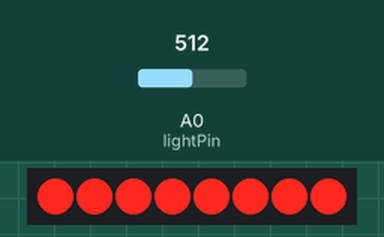
Simulated run of this sketch. Board: Arduino Uno, built with avr-gcc and run on an emulated ATmega328P. On the bench: 8 shift-register outputs drawn as a row of LEDs (first output left, lit = HIGH). Wiring (inferred from the names in the program): shift register (74HC595): data pin 8; shift clock pin 12; latch pin 11. Wiring (inferred from the signals the program sends): row of LEDs: on Q0, Q1, Q2, Q3, Q4, Q5, Q6, Q7. The test bench sets the inputs (shaded band); at power-on: A0 (lightPin) = 512.

Above: at 1.3 s.
1.4 s: A0 (lightPin) set to 472
2.9 s: A0 (lightPin) set to 441
At 3.9 s:
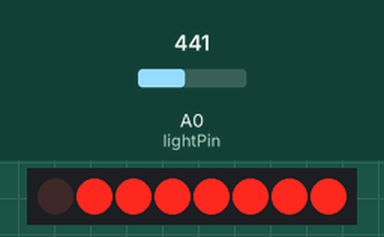
4.5 s: A0 (lightPin) set to 306
At 5.0 s:
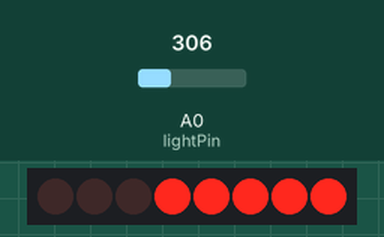
6.0 s: A0 (lightPin) set to 277
At 7.2 s:
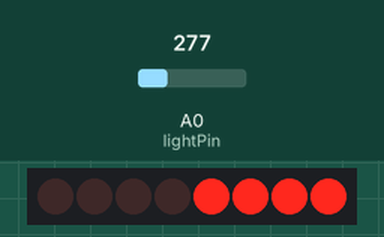
7.5 s: A0 (lightPin) set to 122
At 8.6 s:
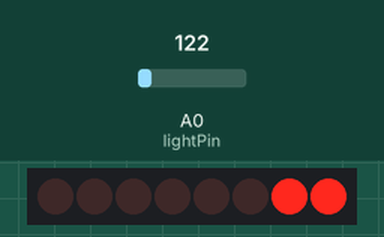
9.0 s: A0 (lightPin) set to 104
At 9.7 s:
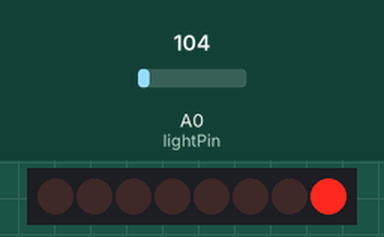
Timing chart, 0 to 11.5 s (numbered marks = the images above; inputs shaded):
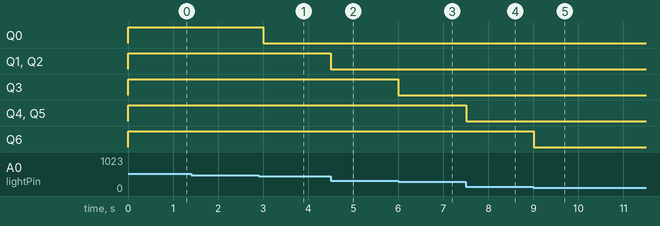

Measured:
- the behaviour switches between 456 and 455 on A0 (lightPin) (found by bisection; images 0 and 1)
- the behaviour switches between 285 and 284 on A0 (lightPin) (found by bisection; images 2 and 3)
- the behaviour switches between 114 and 113 on A0 (lightPin) (found by bisection; images 4 and 5)
- after the input at 1.4 s, every drawn part: stays the same
- after the input at 2.9 s, Q0: HIGH → LOW after 0.10 s
- after the input at 4.5 s, Q1, Q2: HIGH → LOW at once
- after the input at 6.0 s, Q3: HIGH → LOW at once
- after the input at 7.5 s, Q4, Q5: HIGH → LOW at once
- after the input at 9.0 s, Q6: HIGH → LOW at once

The sketch:

Lesson_9_Photoresistor.ino
```cpp
/***********************************************************
File name: Lesson_9_Photoresistor.ino
Description: measure light intensity using an Analog Input
             and use the level of light to control the
             number of LEDs to be lit.
Website: www.uctronics.com
E-mail: sales@uctronics.com
Author: Lee
Date: 2017/06/12
***********************************************************/
int lightPin = 0;
//Pin connected to ST_CP of 74HC595
int latchPin = 11;
//Pin connected to SH_CP of 74HC595
int clockPin = 12;
////Pin connected to DS of 74HC595
int dataPin = 8;

int leds = 0;

void setup()
{
  pinMode(latchPin, OUTPUT);
  pinMode(dataPin, OUTPUT);
  pinMode(clockPin, OUTPUT);
  pinMode(lightPin, INPUT);
}
void updateShiftRegister()
{
   digitalWrite(latchPin, LOW);
   shiftOut(dataPin, clockPin, LSBFIRST, leds);
   digitalWrite(latchPin, HIGH);
}
void loop()
{
  int reading  = analogRead(lightPin);
  int numLEDSLit = reading / 57;  //1023 / 9 / 2
  if (numLEDSLit > 8) numLEDSLit = 8;
  leds = 0;   // no LEDs lit to start
  for (int i = 0; i < numLEDSLit; i++)
  {
    leds = leds + (1 << i);  // sets the i'th bit
  }
  updateShiftRegister();
  delay (500);
}
```
